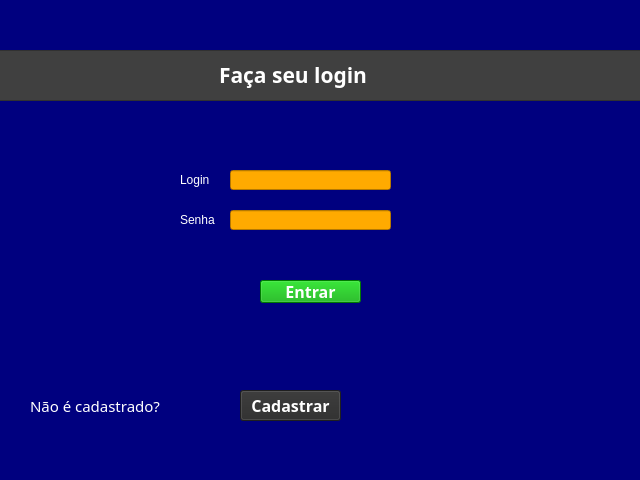
<?xml version="1.0" encoding="UTF-8"?>
<ui version="4.0">
 <class>MainWindow</class>
 <widget class="QMainWindow" name="MainWindow">
  <property name="geometry">
   <rect>
    <x>0</x>
    <y>0</y>
    <width>640</width>
    <height>480</height>
   </rect>
  </property>
  <property name="windowTitle">
   <string>MainWindow</string>
  </property>
  <property name="styleSheet">
   <string notr="true">background-color: rgb(0, 0, 127);</string>
  </property>
  <widget class="QWidget" name="centralwidget">
   <widget class="QLabel" name="label_5">
    <property name="geometry">
     <rect>
      <x>180</x>
      <y>170</y>
      <width>63</width>
      <height>20</height>
     </rect>
    </property>
    <property name="styleSheet">
     <string notr="true">color: rgb(255, 255, 255);</string>
    </property>
    <property name="text">
     <string>Login</string>
    </property>
   </widget>
   <widget class="QLabel" name="label_6">
    <property name="geometry">
     <rect>
      <x>180</x>
      <y>210</y>
      <width>63</width>
      <height>20</height>
     </rect>
    </property>
    <property name="styleSheet">
     <string notr="true">color: rgb(255, 255, 255);</string>
    </property>
    <property name="text">
     <string>Senha</string>
    </property>
   </widget>
   <widget class="QLineEdit" name="lineEdit">
    <property name="geometry">
     <rect>
      <x>230</x>
      <y>170</y>
      <width>161</width>
      <height>20</height>
     </rect>
    </property>
    <property name="styleSheet">
     <string notr="true">background-color: rgb(255, 170, 0);
color: rgb(0, 0, 0);</string>
    </property>
    <property name="text">
     <string/>
    </property>
    <property name="echoMode">
     <enum>QLineEdit::Normal</enum>
    </property>
   </widget>
   <widget class="QLineEdit" name="lineEdit_2">
    <property name="geometry">
     <rect>
      <x>230</x>
      <y>210</y>
      <width>161</width>
      <height>20</height>
     </rect>
    </property>
    <property name="styleSheet">
     <string notr="true">background-color: rgb(255, 170, 0);
color: rgb(0, 0, 0);</string>
    </property>
    <property name="text">
     <string/>
    </property>
    <property name="echoMode">
     <enum>QLineEdit::Password</enum>
    </property>
   </widget>
   <widget class="QPushButton" name="pushButton">
    <property name="geometry">
     <rect>
      <x>260</x>
      <y>280</y>
      <width>101</width>
      <height>23</height>
     </rect>
    </property>
    <property name="font">
     <font>
      <family>Agency FB</family>
      <pointsize>12</pointsize>
      <weight>75</weight>
      <bold>true</bold>
     </font>
    </property>
    <property name="styleSheet">
     <string notr="true">color: rgb(255, 255, 255);
background-color: rgb(0, 170, 0);</string>
    </property>
    <property name="text">
     <string>Entrar</string>
    </property>
   </widget>
   <widget class="QLabel" name="label_2">
    <property name="geometry">
     <rect>
      <x>30</x>
      <y>390</y>
      <width>181</width>
      <height>31</height>
     </rect>
    </property>
    <property name="font">
     <font>
      <family>Noto Sans</family>
      <pointsize>11</pointsize>
      <weight>9</weight>
      <italic>false</italic>
      <bold>false</bold>
     </font>
    </property>
    <property name="styleSheet">
     <string notr="true">font: 75 11pt &quot;Noto Sans&quot;;
color: rgb(255, 255, 255);</string>
    </property>
    <property name="text">
     <string>Não é cadastrado?</string>
    </property>
   </widget>
   <widget class="QPushButton" name="pushButton_2">
    <property name="geometry">
     <rect>
      <x>240</x>
      <y>390</y>
      <width>101</width>
      <height>31</height>
     </rect>
    </property>
    <property name="font">
     <font>
      <family>Agency FB</family>
      <pointsize>12</pointsize>
      <weight>75</weight>
      <bold>true</bold>
     </font>
    </property>
    <property name="styleSheet">
     <string notr="true">background-color: rgb(43, 43, 43);
color: rgb(255, 255, 255);</string>
    </property>
    <property name="text">
     <string>Cadastrar</string>
    </property>
   </widget>
   <widget class="QFrame" name="frame">
    <property name="geometry">
     <rect>
      <x>-1</x>
      <y>50</y>
      <width>671</width>
      <height>51</height>
     </rect>
    </property>
    <property name="styleSheet">
     <string notr="true">background-color: rgb(64, 64, 64);</string>
    </property>
    <property name="frameShape">
     <enum>QFrame::StyledPanel</enum>
    </property>
    <property name="frameShadow">
     <enum>QFrame::Raised</enum>
    </property>
    <widget class="QLabel" name="label">
     <property name="geometry">
      <rect>
       <x>220</x>
       <y>4</y>
       <width>221</width>
       <height>41</height>
      </rect>
     </property>
     <property name="font">
      <font>
       <family>Bahnschrift</family>
       <pointsize>16</pointsize>
       <weight>75</weight>
       <bold>true</bold>
      </font>
     </property>
     <property name="styleSheet">
      <string notr="true">
color: rgb(255, 255, 255);</string>
     </property>
     <property name="text">
      <string>Faça seu login</string>
     </property>
    </widget>
   </widget>
   <widget class="QTextBrowser" name="textBrowser">
    <property name="geometry">
     <rect>
      <x>187</x>
      <y>234</y>
      <width>256</width>
      <height>41</height>
     </rect>
    </property>
    <property name="styleSheet">
     <string notr="true">color: rgb(255, 255, 127);
border-color: rgb(0, 0, 127);
background-color: rgb(0, 0, 127);</string>
    </property>
    <property name="frameShape">
     <enum>QFrame::NoFrame</enum>
    </property>
    <property name="lineWidth">
     <number>-1</number>
    </property>
    <property name="midLineWidth">
     <number>-1</number>
    </property>
   </widget>
  </widget>
  <widget class="QStatusBar" name="statusbar"/>
 </widget>
 <resources/>
 <connections/>
</ui>
